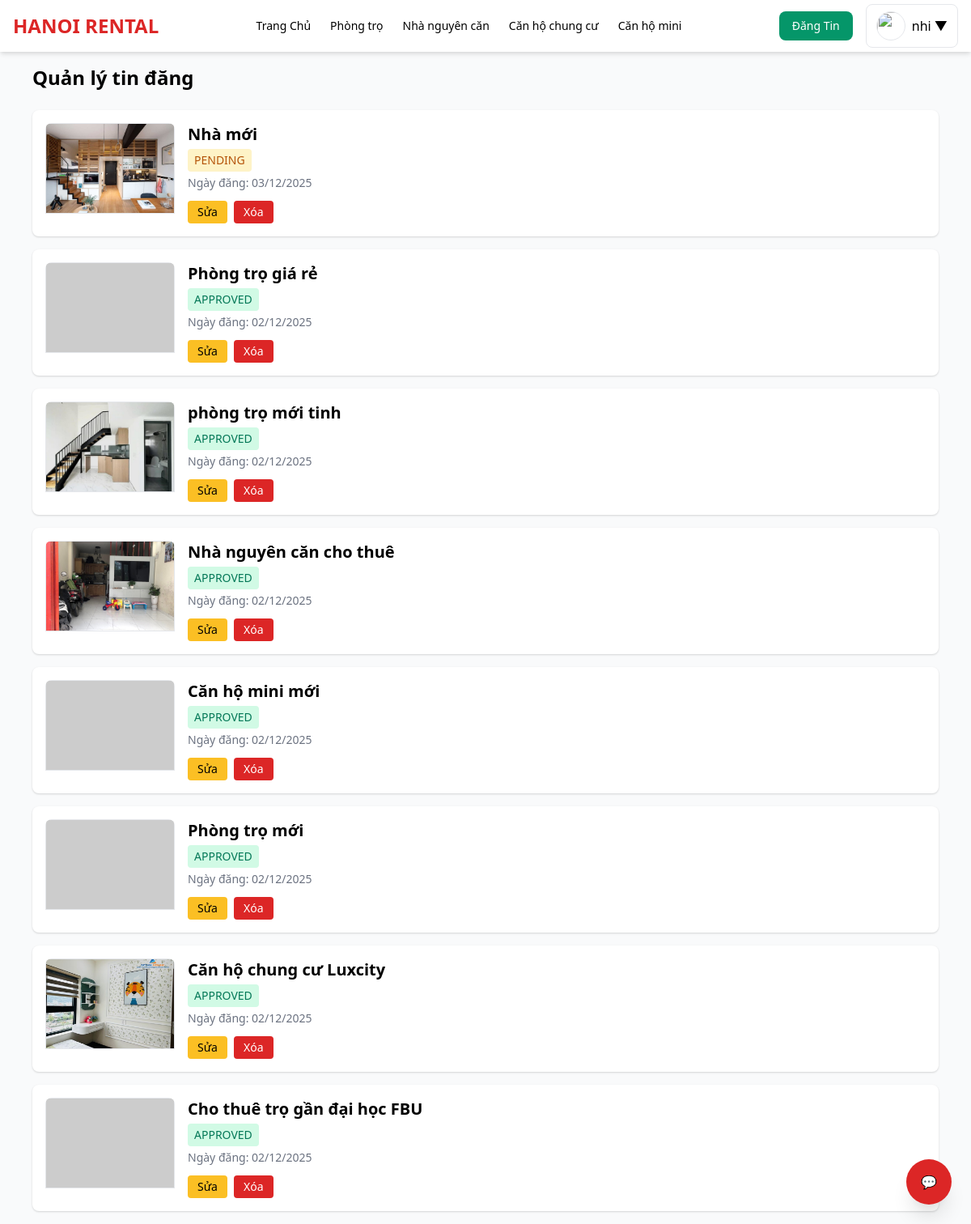
The app's page /my_posts.php (signed in), older data.
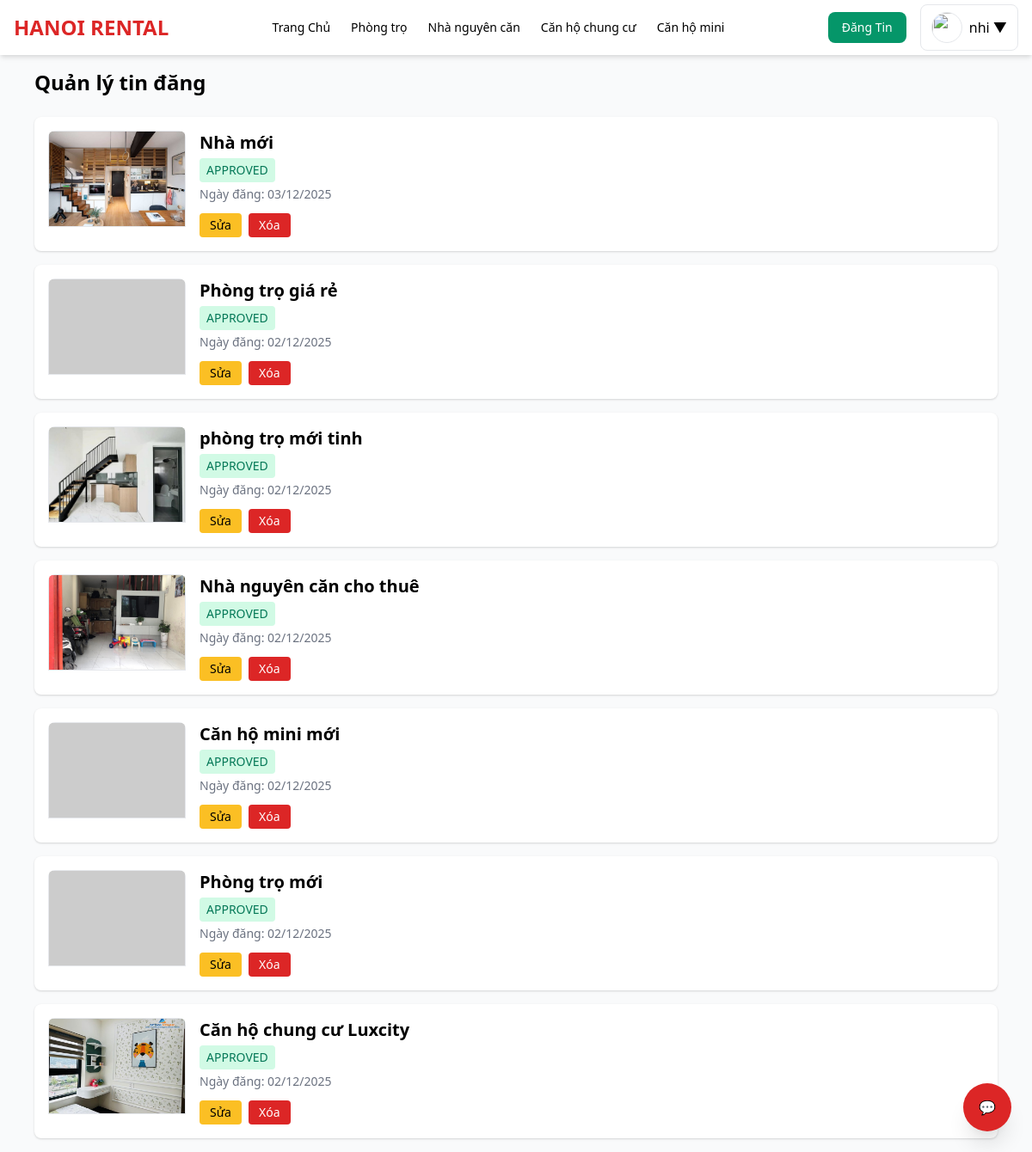
The same page, newer data.
### tables this page shows
CREATE TABLE `posts` (
  `id` int(11) NOT NULL,
  `user_id` int(11) NOT NULL,
  `status` enum('pending','approved','rejected') DEFAULT 'pending',
  `reviewed_by` int(11) DEFAULT NULL,
  `reviewed_at` timestamp NULL DEFAULT NULL,
  `title` varchar(255) DEFAULT NULL,
  `image` varchar(255) DEFAULT NULL,
  `type` varchar(50) DEFAULT NULL,
  `khu_vuc` varchar(255) DEFAULT NULL,
  `price` varchar(50) DEFAULT NULL,
  `phone` varchar(20) DEFAULT NULL,
  `zalo` varchar(20) DEFAULT NULL,
  `description` text DEFAULT NULL,
  `status_rent` tinyint(4) DEFAULT 0,
  `created_at` timestamp NOT NULL DEFAULT current_timestamp(),
  `category` varchar(50) NOT NULL DEFAULT 'phongtro'
);

### my_posts.php (the view, shortened to what this page needs)
<?php
require 'header.php';
require 'functions.php';
$u = $_SESSION['user'];
$isAdmin = ($u['role'] ?? '') === 'admin';
if ($isAdmin) {
    $stmt = $pdo->query("
        SELECT p.*,
               (SELECT filename FROM post_images WHERE post_id = p.id LIMIT 1) AS thumbnail,
               u.name AS owner_name
        FROM posts p
        LEFT JOIN users u ON u.id = p.user_id
        ORDER BY p.created_at DESC
    ");
} else {
    $stmt = $pdo->prepare("
        SELECT p.*,
               (SELECT filename FROM post_images WHERE post_id = p.id LIMIT 1) AS thumbnail
        FROM posts p
        WHERE p.user_id = ?
        ORDER BY p.created_at DESC
    ");
    $stmt->execute([$u['id']]);
}
$posts = $stmt->fetchAll(PDO::FETCH_ASSOC);
function esc($s) {
    return htmlspecialchars($s, ENT_QUOTES, 'UTF-8');
}
?>
<main class="max-w-6xl mx-auto p-4">
    <h2 class="text-2xl font-semibold mb-6">Quản lý tin đăng</h2>
    <?php if (!$posts): ?>
        <p class="text-gray-600">Không có bài đăng nào.</p>
    <?php else: ?>
        <div class="space-y-4">
        <?php foreach ($posts as $p):
            $img = $p['thumbnail']
                ? 'uploads/' . $p['thumbnail']
                : 'https://via.placeholder.com/400x250?text=No+Image';
            $badgeColor = [
                'approved' => 'text-green-700 bg-green-100',
                'pending'  => 'text-yellow-700 bg-yellow-100',
                'rejected' => 'text-red-700 bg-red-100'
            ][$p['status']] ?? 'bg-gray-100 text-gray-700';
        ?>
        <div class="bg-white shadow rounded-lg p-4 flex gap-4 hover:shadow-xl transition">
            <a href="post_detail.php?id=<?= $p['id'] ?>" class="shrink-0 overflow-hidden rounded-lg">
                <img src="<?= esc($img) ?>"
                     class="w-40 h-28 object-cover border"
                     onerror="this.src='https://via.placeholder.com/400x250?text=Loi+Anh'">
            </a>
            <div class="flex-1">
                <a href="post_detail.php?id=<?= $p['id'] ?>" class="no-underline">
                    <h3 class="text-xl font-semibold hover:text-blue-600 transition">
                        <?= esc($p['title']) ?>
                    </h3>
                </a>
                <div class="flex flex-wrap gap-2 mt-1">
                    <span class="px-2 py-1 rounded text-sm <?= $badgeColor ?>">
                        <?= strtoupper(esc($p['status'])) ?>
                    </span>
                </div>
                <p class="text-sm text-gray-500 mt-1">
                    Ngày đăng: <?= date('d/m/Y', strtotime($p['created_at'])) ?>
                </p>
                <div class="mt-3 flex gap-2">
                    <?php if ($isAdmin): ?>
                        <a href="approve_post.php?id=<?= $p['id'] ?>&action=approve"
                           class="px-3 py-1 text-sm bg-green-600 text-white rounded hover:bg-green-700">
                           Duyệt
                        </a>
                        <a href="approve_post.php?id=<?= $p['id'] ?>&action=reject"
                           class="px-3 py-1 text-sm bg-red-600 text-white rounded hover:bg-red-700">
                           Từ chối
                        </a>
                    <?php else: ?>
                        <a href="edit_post.php?id=<?= $p['id'] ?>"
                           class="px-3 py-1 text-sm bg-yellow-400 rounded hover:bg-yellow-500">
                           Sửa
                        </a>
                        <a href="delete_post.php?id=<?= $p['id'] ?>"
                           onclick="return confirm('Bạn chắc chắn muốn xóa bài này?')"
                           class="px-3 py-1 text-sm bg-red-600 text-white rounded hover:bg-red-700">
                           Xóa
                        </a>
                    <?php endif; ?>
                </div>
            </div>
        </div>
        <?php endforeach; ?>
        </div>
    <?php endif; ?>
</main>
</body>
</html>

Row changes from the older to the newer data that the page shows:
removed posts: title "Cho thuê trọ gần đại học FBU", status "APPROVED", created_at "02/12/2025"
changed posts "Nhà mới": status "PENDING" → "APPROVED"
